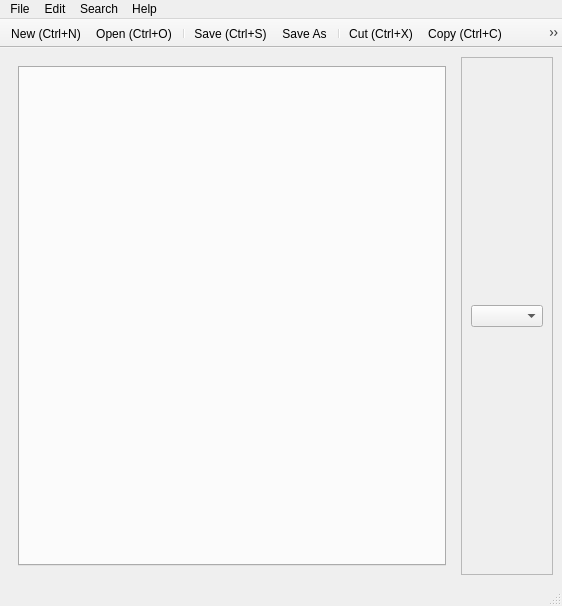
<?xml version="1.0" encoding="UTF-8"?>
<ui version="4.0">
 <class>MainWindow</class>
 <widget class="QMainWindow" name="MainWindow">
  <property name="geometry">
   <rect>
    <x>0</x>
    <y>0</y>
    <width>562</width>
    <height>606</height>
   </rect>
  </property>
  <property name="sizePolicy">
   <sizepolicy hsizetype="Expanding" vsizetype="Expanding">
    <horstretch>0</horstretch>
    <verstretch>0</verstretch>
   </sizepolicy>
  </property>
  <property name="minimumSize">
   <size>
    <width>312</width>
    <height>312</height>
   </size>
  </property>
  <property name="windowTitle">
   <string>G.R.O.M.</string>
  </property>
  <property name="windowIcon">
   <iconset resource="Icons.qrc">
    <normaloff>:/Program_Icon/icons/dnahelixpixels.jpg</normaloff>:/Program_Icon/icons/dnahelixpixels.jpg</iconset>
  </property>
  <widget class="QWidget" name="centralwidget">
   <layout class="QGridLayout" name="gridLayout_3">
    <item row="0" column="0">
     <widget class="QFrame" name="MainFrame">
      <property name="frameShape">
       <enum>QFrame::NoFrame</enum>
      </property>
      <property name="frameShadow">
       <enum>QFrame::Raised</enum>
      </property>
      <layout class="QGridLayout" name="gridLayout_2">
       <item row="0" column="0">
        <widget class="QTabWidget" name="tabWidget">
         <property name="tabShape">
          <enum>QTabWidget::Rounded</enum>
         </property>
         <property name="currentIndex">
          <number>-1</number>
         </property>
         <property name="documentMode">
          <bool>false</bool>
         </property>
         <property name="movable">
          <bool>true</bool>
         </property>
        </widget>
       </item>
      </layout>
     </widget>
    </item>
    <item row="0" column="1">
     <widget class="QFrame" name="moreFrame">
      <property name="frameShape">
       <enum>QFrame::StyledPanel</enum>
      </property>
      <property name="frameShadow">
       <enum>QFrame::Raised</enum>
      </property>
      <layout class="QGridLayout" name="gridLayout">
       <item row="0" column="0">
        <widget class="QComboBox" name="comboBox"/>
       </item>
      </layout>
     </widget>
    </item>
   </layout>
  </widget>
  <widget class="QMenuBar" name="menubar">
   <property name="geometry">
    <rect>
     <x>0</x>
     <y>0</y>
     <width>562</width>
     <height>25</height>
    </rect>
   </property>
   <widget class="QMenu" name="menuFile">
    <property name="title">
     <string>File</string>
    </property>
    <addaction name="actionIconNew"/>
    <addaction name="actionIconOpen"/>
    <addaction name="separator"/>
    <addaction name="actionIconSave"/>
    <addaction name="actionIconSaveAs"/>
    <addaction name="separator"/>
    <addaction name="actionExit"/>
   </widget>
   <widget class="QMenu" name="menuHelp">
    <property name="title">
     <string>Help</string>
    </property>
    <addaction name="separator"/>
    <addaction name="actionAbout"/>
    <addaction name="actionAbout_Qt"/>
   </widget>
   <widget class="QMenu" name="menuEdit">
    <property name="title">
     <string>Edit</string>
    </property>
    <addaction name="actionUndo"/>
    <addaction name="actionRedo"/>
    <addaction name="separator"/>
    <addaction name="actionCut"/>
    <addaction name="actionCopy"/>
    <addaction name="actionPaste"/>
    <addaction name="separator"/>
    <addaction name="actionComment"/>
    <addaction name="actionUncomment"/>
    <addaction name="separator"/>
    <addaction name="actionSelect_All"/>
    <addaction name="actionDeselect_All"/>
    <addaction name="separator"/>
    <addaction name="actionZoom_In"/>
    <addaction name="actionZoom_Out"/>
    <addaction name="separator"/>
    <addaction name="actionAdd_Row"/>
    <addaction name="actionRemove_Row"/>
    <addaction name="separator"/>
    <addaction name="actionMulti_Rename"/>
    <addaction name="actionRenumerate"/>
    <addaction name="separator"/>
   </widget>
   <widget class="QMenu" name="menuSearch">
    <property name="title">
     <string>Search</string>
    </property>
    <addaction name="actionFind"/>
    <addaction name="actionReplace"/>
   </widget>
   <addaction name="menuFile"/>
   <addaction name="menuEdit"/>
   <addaction name="menuSearch"/>
   <addaction name="menuHelp"/>
  </widget>
  <widget class="QStatusBar" name="statusbar"/>
  <widget class="QToolBar" name="toolBar">
   <property name="windowTitle">
    <string>toolBar</string>
   </property>
   <property name="toolTip">
    <string/>
   </property>
   <property name="movable">
    <bool>false</bool>
   </property>
   <property name="allowedAreas">
    <set>Qt::AllToolBarAreas</set>
   </property>
   <property name="iconSize">
    <size>
     <width>35</width>
     <height>35</height>
    </size>
   </property>
   <property name="floatable">
    <bool>false</bool>
   </property>
   <attribute name="toolBarArea">
    <enum>TopToolBarArea</enum>
   </attribute>
   <attribute name="toolBarBreak">
    <bool>false</bool>
   </attribute>
   <addaction name="actionIconNew"/>
   <addaction name="actionIconOpen"/>
   <addaction name="separator"/>
   <addaction name="actionIconSave"/>
   <addaction name="actionIconSaveAs"/>
   <addaction name="separator"/>
   <addaction name="actionCut"/>
   <addaction name="actionCopy"/>
   <addaction name="actionPaste"/>
   <addaction name="separator"/>
   <addaction name="actionZoom_In"/>
   <addaction name="actionZoom_Out"/>
   <addaction name="separator"/>
   <addaction name="actionIconHelp"/>
  </widget>
  <action name="actionSelect_All">
   <property name="text">
    <string>Select All (Ctrl+A)</string>
   </property>
   <property name="toolTip">
    <string>Select All</string>
   </property>
  </action>
  <action name="actionAbout">
   <property name="text">
    <string>About G.R.O.M.</string>
   </property>
  </action>
  <action name="actionIconNew">
   <property name="icon">
    <iconset resource="Icons.qrc">
     <normaloff>:/Icons/icons/Files-New-File-icon.png</normaloff>:/Icons/icons/Files-New-File-icon.png</iconset>
   </property>
   <property name="text">
    <string>New (Ctrl+N)</string>
   </property>
  </action>
  <action name="actionIconOpen">
   <property name="icon">
    <iconset resource="Icons.qrc">
     <normaloff>:/Icons/icons/open-file-icon.png</normaloff>:/Icons/icons/open-file-icon.png</iconset>
   </property>
   <property name="text">
    <string>Open (Ctrl+O)</string>
   </property>
  </action>
  <action name="actionIconSave">
   <property name="icon">
    <iconset resource="Icons.qrc">
     <normaloff>:/Icons/icons/Actions-document-save-icon.png</normaloff>:/Icons/icons/Actions-document-save-icon.png</iconset>
   </property>
   <property name="text">
    <string>Save (Ctrl+S)</string>
   </property>
  </action>
  <action name="actionIconSaveAs">
   <property name="icon">
    <iconset resource="Icons.qrc">
     <normaloff>:/Icons/icons/Actions-document-save-as-icon.png</normaloff>:/Icons/icons/Actions-document-save-as-icon.png</iconset>
   </property>
   <property name="text">
    <string>Save As</string>
   </property>
  </action>
  <action name="actionIconHelp">
   <property name="icon">
    <iconset resource="Icons.qrc">
     <normaloff>:/Icons/icons/Actions-help-about-icon.png</normaloff>:/Icons/icons/Actions-help-about-icon.png</iconset>
   </property>
   <property name="text">
    <string>IconHelp</string>
   </property>
   <property name="toolTip">
    <string>Show Help (F1)</string>
   </property>
  </action>
  <action name="actionRenumerate">
   <property name="text">
    <string>Renumerate</string>
   </property>
  </action>
  <action name="actionExit">
   <property name="text">
    <string>Quit</string>
   </property>
  </action>
  <action name="actionFind">
   <property name="icon">
    <iconset resource="Icons.qrc">
     <normaloff>:/Search/icons/find/Start-Menu-Search-icon.png</normaloff>:/Search/icons/find/Start-Menu-Search-icon.png</iconset>
   </property>
   <property name="text">
    <string>Find (Ctrl+F)</string>
   </property>
  </action>
  <action name="actionFind_Next">
   <property name="icon">
    <iconset resource="Icons.qrc">
     <normaloff>:/Search/icons/find/Search-icon.png</normaloff>:/Search/icons/find/Search-icon.png</iconset>
   </property>
   <property name="text">
    <string>Find Next</string>
   </property>
   <property name="shortcut">
    <string>Ctrl+G</string>
   </property>
  </action>
  <action name="actionReplace">
   <property name="icon">
    <iconset>
     <normaloff>:/Search/icons/find/Actions-find-replace-icon.png</normaloff>:/Search/icons/find/Actions-find-replace-icon.png</iconset>
   </property>
   <property name="text">
    <string>Replace (Ctrl+H)</string>
   </property>
  </action>
  <action name="actionSave_as">
   <property name="text">
    <string>Save as...</string>
   </property>
  </action>
  <action name="actionUndo">
   <property name="icon">
    <iconset resource="Icons.qrc">
     <normaloff>:/Edit/icons/edit/Actions-undo-icon.png</normaloff>:/Edit/icons/edit/Actions-undo-icon.png</iconset>
   </property>
   <property name="text">
    <string>Undo (Ctrl+Z)</string>
   </property>
  </action>
  <action name="actionRedo">
   <property name="icon">
    <iconset resource="Icons.qrc">
     <normaloff>:/Edit/icons/edit/Actions-redo-icon.png</normaloff>:/Edit/icons/edit/Actions-redo-icon.png</iconset>
   </property>
   <property name="text">
    <string>Redo (Ctrl+Shift+Z)</string>
   </property>
  </action>
  <action name="actionCut">
   <property name="icon">
    <iconset resource="Icons.qrc">
     <normaloff>:/Edit/icons/edit/cut-icon.png</normaloff>:/Edit/icons/edit/cut-icon.png</iconset>
   </property>
   <property name="text">
    <string>Cut (Ctrl+X)</string>
   </property>
  </action>
  <action name="actionCopy">
   <property name="icon">
    <iconset resource="Icons.qrc">
     <normaloff>:/Edit/icons/edit/copy-icon.png</normaloff>:/Edit/icons/edit/copy-icon.png</iconset>
   </property>
   <property name="text">
    <string>Copy (Ctrl+C)</string>
   </property>
  </action>
  <action name="actionPaste">
   <property name="icon">
    <iconset resource="Icons.qrc">
     <normaloff>:/Edit/icons/edit/paste-icon.png</normaloff>:/Edit/icons/edit/paste-icon.png</iconset>
   </property>
   <property name="text">
    <string>Paste (Ctrl+V)</string>
   </property>
  </action>
  <action name="actionMulti_Rename">
   <property name="text">
    <string>Multi-Rename (Ctrl+R)</string>
   </property>
  </action>
  <action name="actionAbout_Qt">
   <property name="text">
    <string>About Qt</string>
   </property>
  </action>
  <action name="actionZoom_In">
   <property name="icon">
    <iconset resource="Icons.qrc">
     <normaloff>:/Edit/icons/edit/Zoom_in.png</normaloff>:/Edit/icons/edit/Zoom_in.png</iconset>
   </property>
   <property name="text">
    <string>Zoom In (Ctrl++)</string>
   </property>
   <property name="iconVisibleInMenu">
    <bool>false</bool>
   </property>
  </action>
  <action name="actionZoom_Out">
   <property name="icon">
    <iconset resource="Icons.qrc">
     <normaloff>:/Edit/icons/edit/Zoom_out.png</normaloff>:/Edit/icons/edit/Zoom_out.png</iconset>
   </property>
   <property name="text">
    <string>Zoom Out (Ctrl+-)</string>
   </property>
  </action>
  <action name="actionAdd_Row">
   <property name="text">
    <string>Add Row</string>
   </property>
  </action>
  <action name="actionRemove_Row">
   <property name="text">
    <string>Remove Row</string>
   </property>
  </action>
  <action name="actionDeselect_All">
   <property name="text">
    <string>Deselect All (Ctrl+Shift+A)</string>
   </property>
  </action>
  <action name="actionComment">
   <property name="text">
    <string>Comment (Ctrl+D)</string>
   </property>
  </action>
  <action name="actionUncomment">
   <property name="text">
    <string>Uncomment (Ctrl+Shift+D)</string>
   </property>
  </action>
 </widget>
 <resources>
  <include location="Icons.qrc"/>
 </resources>
 <connections/>
</ui>
